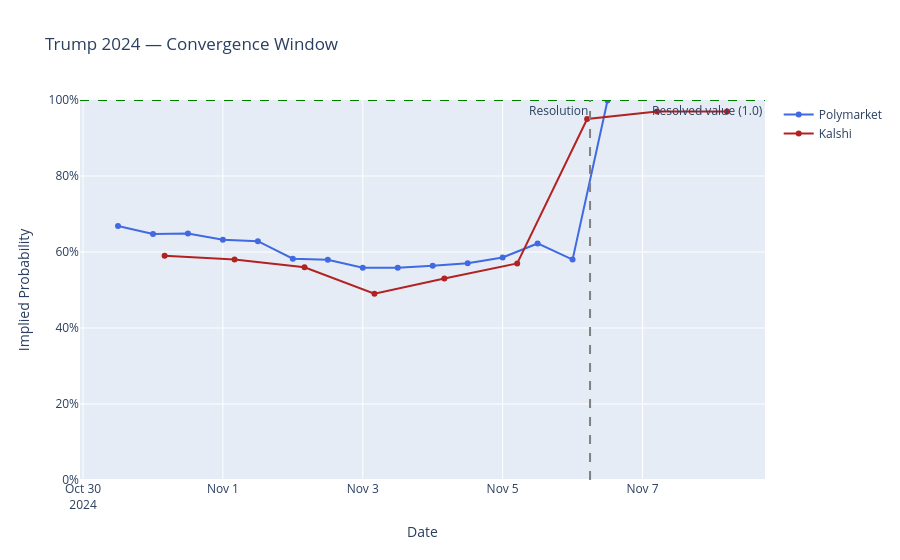

The cell this chart's notebook holds for it:
### Markdown cell above
Plot the points to visualize the convergence shape prior to computing the metric.

### Code cell
fig = go.Figure()

# polymarket price
fig.add_trace(go.Scatter(
  x=pm_window['timestamp'],
  y=pm_window['price'],
  mode='lines+markers',
  name='Polymarket',
  line=dict(color='royalblue', width=2)
))

# kalshi price
fig.add_trace(go.Scatter(
  x=kal_window['timestamp'],
  y=kal_window['price'],
  mode='lines+markers',
  name='Kalshi',
  line=dict(color='firebrick', width=2)
))

# resolved value line
fig.add_hline(
  y=resolved_value,
  line_dash='dash',
  line_color='green',
  annotation_text='Resolved value (1.0)',
  annotation_position='bottom right'
)

# resolution timestamp
fig.add_vline(
  x=resolution_time.timestamp() * 1000,
  line_dash='dash',
  line_color='grey',
  annotation_text='Resolution',
  annotation_position='top left'
)

fig.update_layout(
  title='Trump 2024 — Convergence Window',
  xaxis_title='Date',
  yaxis_title='Implied Probability',
  yaxis=dict(range=[0, 1], tickformat='.0%'),
  hovermode='x unified'
)

fig.show()

### Figure 1 — Plotly figure (JSON) as saved in the notebook; plotly's stock layout.template omitted (floating-point values rounded to 4 significant figures)
{"data": [{"line": {"color": "royalblue", "width": 2}, "mode": "lines+markers", "name": "Polymarket", "type": "scatter", "x": ["2024-10-30T12:00:03.000000", "2024-10-31T00:00:03.000000", "2024-10-31T12:00:03.000000", "2024-11-01T00:00:03.000000", "2024-11-01T12:00:03.000000", "2024-11-02T00:00:03.000000", "2024-11-02T12:00:03.000000", "2024-11-03T00:00:03.000000", "2024-11-03T12:00:03.000000", "2024-11-04T00:00:03.000000", "2024-11-04T12:00:03.000000", "2024-11-05T00:00:02.000000", "2024-11-05T12:00:02.000000", "2024-11-06T00:00:02.000000", "2024-11-06T12:00:03.000000"], "y": [0.6685, 0.6475, 0.6485, 0.6325, 0.6285, 0.5825, 0.5795, 0.5585, 0.5585, 0.5635, 0.5705, 0.5855, 0.6225, 0.58, 0.9985]}, {"line": {"color": "firebrick", "width": 2}, "mode": "lines+markers", "name": "Kalshi", "type": "scatter", "x": ["2024-10-31T04:00:00.000000", "2024-11-01T04:00:00.000000", "2024-11-02T04:00:00.000000", "2024-11-03T04:00:00.000000", "2024-11-04T04:00:00.000000", "2024-11-05T05:00:00.000000", "2024-11-06T05:00:00.000000", "2024-11-07T05:00:00.000000", "2024-11-08T05:00:00.000000"], "y": [0.59, 0.58, 0.56, 0.49, 0.53, 0.57, 0.95, 0.97, 0.97]}], "layout": {"annotations": [{"showarrow": false, "text": "Resolved value (1.0)", "x": 1, "xanchor": "right", "xref": "x domain", "y": 1, "yanchor": "top", "yref": "y"}, {"showarrow": false, "text": "Resolution", "x": 1730872800000, "xanchor": "right", "xref": "x", "y": 1, "yanchor": "top", "yref": "y domain"}], "hovermode": "x unified", "shapes": [{"line": {"color": "green", "dash": "dash"}, "type": "line", "x0": 0, "x1": 1, "xref": "x domain", "y0": 1, "y1": 1, "yref": "y"}, {"line": {"color": "grey", "dash": "dash"}, "type": "line", "x0": 1730872800000, "x1": 1730872800000, "xref": "x", "y0": 0, "y1": 1, "yref": "y domain"}], "title": {"text": "Trump 2024 — Convergence Window"}, "xaxis": {"title": {"text": "Date"}}, "yaxis": {"range": [0, 1], "tickformat": ".0%", "title": {"text": "Implied Probability"}}}}
